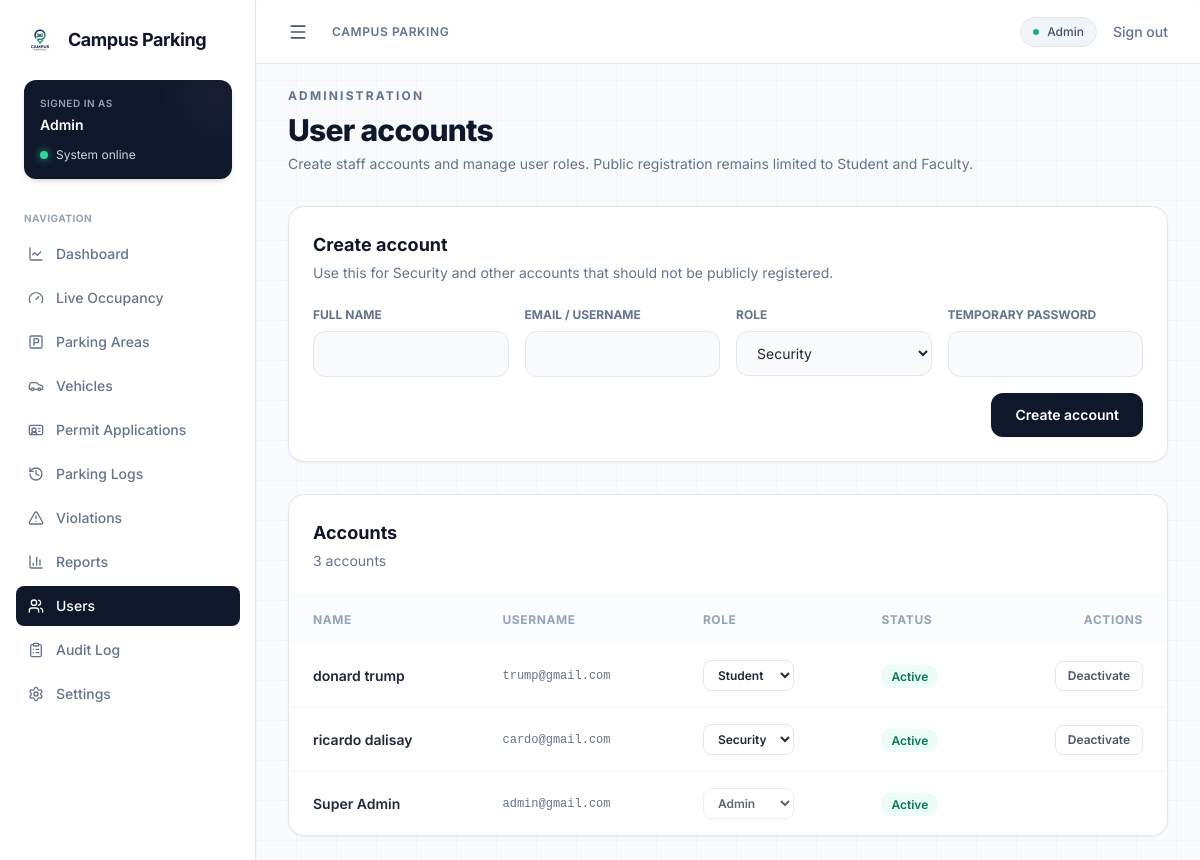
The page /admin/users.php (signed in) on the database its author committed.
### tables this page shows
CREATE TABLE `users` (
  `id` int(10) unsigned NOT NULL AUTO_INCREMENT,
  `fullname` varchar(120) NOT NULL,
  `username` varchar(50) NOT NULL,
  `password` varchar(255) NOT NULL,
  `role` enum('admin','security','faculty','student') NOT NULL,
  `status` enum('active','inactive') NOT NULL DEFAULT 'active',
  `is_super_admin` tinyint(1) NOT NULL DEFAULT 0,
  `created_at` timestamp NOT NULL DEFAULT current_timestamp(),
  `updated_at` timestamp NOT NULL DEFAULT current_timestamp() ON UPDATE current_timestamp(),
  PRIMARY KEY (`id`),
  UNIQUE KEY `uq_users_username` (`username`),
  KEY `idx_users_role` (`role`),
  KEY `idx_users_status` (`status`),
  KEY `idx_users_super_admin` (`is_super_admin`)
);

### includes/auth.php (called while the page is built, shortened)
<?php
function current_user_id(): int { return (int)($_SESSION['user_id'] ?? 0); }
function h(?string $value): string { return htmlspecialchars((string)$value, ENT_QUOTES, 'UTF-8'); }

### admin/users.php (the view, shortened to what this page needs)
<?php
require_once __DIR__ . '/../includes/auth.php';
require_once __DIR__ . '/../includes/audit.php';
$users = $pdo->query('SELECT id, fullname, username, role' . (function() use ($pdo) { try { $pdo->query('SELECT status FROM users LIMIT 1'); return ', status'; } catch (PDOException $e) { return ''; } })() . ' FROM users ORDER BY id DESC')->fetchAll();
include __DIR__ . '/../layouts/dashboard_header.php';
include __DIR__ . '/../includes/sidebar.php';
?>
<div class="px-4 py-6 sm:px-6 lg:px-8 max-w-7xl mx-auto w-full">
    <div class="flex flex-col md:flex-row md:items-end md:justify-between gap-4 mb-8">
        <div><p class="text-xs font-bold uppercase tracking-[.18em] text-slate-500">Administration</p><h1 class="mt-2 text-2xl sm:text-3xl font-extrabold tracking-tight text-slate-900">User accounts</h1><p class="mt-1.5 text-xs sm:text-sm text-slate-500">Create staff accounts and manage user roles. Public registration remains limited to Student and Faculty.</p></div>
    </div>
    <section class="mb-8 rounded-2xl border border-slate-200 bg-white p-5 sm:p-6 shadow-sm">
        <h2 class="text-lg font-bold text-slate-900">Create account</h2>
        <p class="mt-1 text-xs sm:text-sm text-slate-500">Use this for Security and other accounts that should not be publicly registered.</p>
        <form method="post" class="mt-6 grid gap-4 grid-cols-1 sm:grid-cols-2 lg:grid-cols-4"><input type="hidden" name="csrf_token" value="<?= h(csrf_token()) ?>">
            <div><label class="mb-2 block text-xs font-bold uppercase text-slate-500">Full name</label><input name="fullname" required class="w-full rounded-xl border border-slate-200 bg-slate-50 px-4 py-3 text-sm focus:outline-none focus:ring-2 focus:ring-slate-300"></div>
            <div><label class="mb-2 block text-xs font-bold uppercase text-slate-500">Email / username</label><input type="email" name="username" required class="w-full rounded-xl border border-slate-200 bg-slate-50 px-4 py-3 text-sm focus:outline-none focus:ring-2 focus:ring-slate-300"></div>
            <div><label class="mb-2 block text-xs font-bold uppercase text-slate-500">Role</label><select name="role" class="w-full rounded-xl border border-slate-200 bg-slate-50 px-4 py-3 text-sm focus:outline-none focus:ring-2 focus:ring-slate-300"><option value="security">Security</option><option value="faculty">Faculty</option><option value="student">Student</option><option value="admin">Admin</option></select></div>
            <div><label class="mb-2 block text-xs font-bold uppercase text-slate-500">Temporary password</label><input type="password" name="password" minlength="8" required class="w-full rounded-xl border border-slate-200 bg-slate-50 px-4 py-3 text-sm focus:outline-none focus:ring-2 focus:ring-slate-300"></div>
            <div class="sm:col-span-2 lg:col-span-4 flex justify-end"><button class="inline-flex items-center justify-center rounded-xl bg-slate-900 px-6 py-3 text-sm font-semibold text-white shadow-sm hover:bg-slate-800 transition active:scale-95 w-full sm:w-auto">Create account</button></div>
        </form>
    </section>
    <section class="rounded-2xl border border-slate-200 bg-white shadow-sm overflow-hidden">
        <div class="p-5 sm:p-6 border-b border-slate-100"><h2 class="text-lg font-bold text-slate-900">Accounts</h2><p class="mt-1 text-xs sm:text-sm text-slate-500"><?= count($users) ?> account<?= count($users) === 1 ? '' : 's' ?></p></div>
        <div class="overflow-x-auto">
            <table class="w-full text-left text-sm min-w-[580px]">
                <thead class="bg-slate-50/50 text-xs uppercase tracking-wider text-slate-400"><tr><th class="px-6 py-4">Name</th><th class="px-6 py-4">Username</th><th class="px-6 py-4">Role</th><th class="px-6 py-4">Status</th><th class="px-6 py-4 text-right">Actions</th></tr></thead>
                <tbody class="divide-y divide-slate-100">
                <?php foreach ($users as $user): ?>
                    <tr class="hover:bg-slate-50/60 transition"><td class="px-6 py-4 font-semibold text-slate-800"><?= h($user['fullname']) ?></td><td class="px-6 py-4 text-slate-500 text-xs font-mono"><?= h($user['username']) ?></td><td class="px-6 py-4"><form method="post" class="flex items-center gap-2"><input type="hidden" name="csrf_token" value="<?= h(csrf_token()) ?>"><input type="hidden" name="action" value="change_role"><input type="hidden" name="user_id" value="<?= (int)$user['id'] ?>"><select name="role" onchange="this.form.submit()" class="rounded-lg border border-slate-200 bg-white px-2.5 py-1.5 text-xs font-semibold focus:outline-none focus:ring-2 focus:ring-slate-300" <?= (int)$user['id'] === current_user_id() ? 'disabled' : '' ?>><?php foreach (['student','faculty','security','admin'] as $r): ?><option value="<?= $r ?>" <?= $user['role'] === $r ? 'selected' : '' ?>><?= ucfirst($r) ?></option><?php endforeach; ?></select></form></td><td class="px-6 py-4"><span class="rounded-full bg-emerald-50 px-2.5 py-1 text-xs font-semibold text-emerald-700"><?= h(ucfirst($user['status'] ?? 'active')) ?></span></td><td class="px-6 py-4 text-right"><?php if ((int)$user['id'] !== current_user_id() && array_key_exists('status', $user)): ?><form method="post" class="inline"><input type="hidden" name="csrf_token" value="<?= h(csrf_token()) ?>"><input type="hidden" name="action" value="toggle_status"><input type="hidden" name="user_id" value="<?= (int)$user['id'] ?>"><button class="rounded-lg border border-slate-200 px-3 py-1.5 text-xs font-semibold text-slate-600 hover:text-slate-900 hover:bg-slate-50 transition"><?= ($user['status'] ?? 'active') === 'active' ? 'Deactivate' : 'Activate' ?></button></form><?php endif; ?></td></tr>
                <?php endforeach; ?>
                </tbody>
            </table>
        </div>
    </section>
</div>
<?php include __DIR__ . '/../layouts/dashboard_footer.php'; ?>

### layouts/dashboard_header.php (style rules this page uses)
body { font-family: 'Inter', sans-serif; background-color: #f8fafc; -webkit-tap-highlight-color: transparent; }
.overflow-x-auto { -webkit-overflow-scrolling: touch; scrollbar-width: thin; }

### rows shown on the page
users: fullname "donard trump", username "trump@gmail.com", role "Student", status "Active", shows "Deactivate"
users: fullname "ricardo dalisay", username "cardo@gmail.com", role "Security", status "Active", shows "Deactivate"
users: fullname "Super Admin", username "admin@gmail.com", role "Admin", status "Active"

### other values the page prints
$role "Admin"
$item['label'] "Dashboard"
$item['label'] "Live Occupancy"
$item['label'] "Parking Areas"
$item['label'] "Vehicles"
$item['label'] "Permit Applications"
$item['label'] "Parking Logs"
$item['label'] "Violations"
$item['label'] "Reports"
$item['label'] "Users"
$item['label'] "Audit Log"
$item['label'] "Settings"
count($users) "3"
